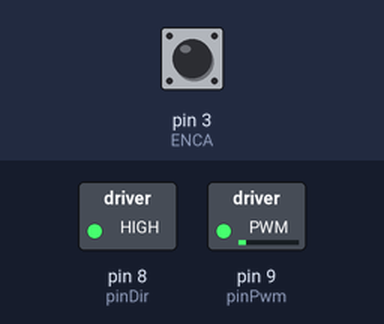
Bench run of a program on a simulated Arduino Mega 2560, built with avr-gcc and run on an emulated ATmega2560. On the bench: switched loads named in the program (green lamp = pin HIGH). The test bench sets the inputs (shaded band); at power-on: pin 3 (ENCA) HIGH. What the program prints to the serial monitor is not drawn.

Above: at 0.1 s.
Timing chart, 0 to 1.6 s (numbered marks = the images above):
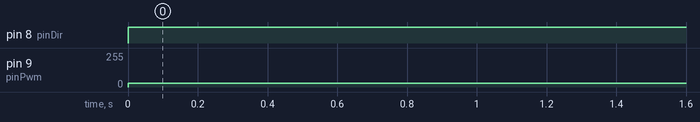

Measured:
- by itself, pin 8 (pinDir): LOW → HIGH at 0.00 s
- by itself, pin 9 (pinPwm): 0/255 → 30/255 at 0.00 s

The program:

main.cpp
```cpp
// // code  for PID of one motor with Cytron. PID for only position
#include <Arduino.h>
#include <util/atomic.h> // For the ATOMIC_BLOCK macro

// Motor control pins
const int pinPwm = 9;   // PWM connected to pin 5
const int pinDir = 8;   // DIR connected to pin 4

// Encoder pins
#define ENCA 3  // Encoder channel A connected to pin 3 (YELLOW)
#define ENCB 2  // Encoder channel B connected to pin 2 (WHITE)

/*******************************************************************************
 * PRIVATE GLOBAL VARIABLES                                                     *
 *******************************************************************************/
float Kp = 1.5;   // Proportional gain
float Ki = 5;   // Integral gain
float Kd = 0.1;   // Derivative gain

// float Kp = 1;   // Proportional gain
// float Ki = 0.00;   // Integral gain
// float Kd = 1.5;   // Derivative gain

// PID control variables
float integral = 0;
float previousError = 0;
unsigned long previousTime = 0;

// Position variable, marked volatile because it's used in an ISR
volatile long posi = 0;

// Desired
float targetAngle = 0.0;
long targetPosition = 0.0;

// Error threshold (deadband)
float errorThreshold = 10;  // Threshold in encoder counts
int PPR = 13;

/*******************************************************************************
 * FUNCTIONS                                                                    *
 *******************************************************************************/

void readEncoder();

void setup() {
  // Initialize the PWM and DIR pins as digital outputs.
  pinMode(pinPwm, OUTPUT);
  pinMode(pinDir, OUTPUT);

  // Initialize encoder pins
  pinMode(ENCA, INPUT_PULLUP);
  pinMode(ENCB, INPUT_PULLUP);

  // Attach interrupt for ENCA, triggered on a rising edge
  attachInterrupt(digitalPinToInterrupt(ENCA), readEncoder, RISING);

  Serial.begin(115200);  // Initialize serial communication

  // Serial.println("Enter target angle in degrees:");
}

void loop() {
  // Check if there is serial input available
  //if (Serial.available() > 0) {
    targetAngle = 720;  // Parse the input as a float
    targetPosition = (targetAngle * PPR * 174) / 360; // Convert angle to encoder counts

    // Reset PID control variables
    integral = 0;
    previousError = 0;
    previousTime = millis();
  //}

  // Read and print the encoder position immediately
  long pos = 0;
  ATOMIC_BLOCK(ATOMIC_RESTORESTATE) {
    pos = posi;  // Safely read the encoder position
  }

  // Calculate error in position
  long error = targetPosition - pos;

  // Debug: Print error and position for analysis
  // Serial.print(">Target Position: ");
  // Serial.println(targetPosition);
  // Serial.print(">Current Position: ");
  // Serial.println(pos);
  // Serial.print(">Error: ");
  // Serial.println(error);

  // If the error is within the threshold, stop the motor and keep it stopped
  if (abs(error) < errorThreshold) {
    analogWrite(pinPwm, 0);  // Stop the motor
    Serial.println("Motor stopped within threshold.");
    return;  // Exit the loop to avoid unnecessary calculations
  }

  // Calculate Delta time
  unsigned long currentTime = millis();
  float deltaTime = (currentTime - previousTime) / 1000.0;  // Convert to seconds

  // PID calculations
  float proportional = Kp * error;           // Proportional Term
  integral += error * deltaTime * Ki;        // Integral Term
  float derivative = 0;                      // Derivative Term

  if (deltaTime > 0) {
    derivative = Kd * (error - previousError) / deltaTime;
  }

  float PIDoutput1 = proportional + integral + derivative;  // PID Output
  float PIDoutput = constrain(PIDoutput1, -30, 30);  // Allow full range for bidirectional control

  // Determine the direction of the voltage
  if (PIDoutput > 0) {
    digitalWrite(pinDir, HIGH);  // CW direction
  } else {
    digitalWrite(pinDir, LOW);   // CCW direction
    PIDoutput = -PIDoutput;      // Use absolute value for PWM
  }

  // Apply the control output to the motor
  analogWrite(pinPwm, PIDoutput);

  // Update the previous values for the next loop iteration
  previousError = error;
  previousTime = currentTime;

  // Convert encoder counts back to degrees
  float currentAngle = (pos * 360) / (PPR * 174);
  float errorAngle = (error * 360) / (PPR * 174);
  // Send data to Teleplot
  Serial.print("> currentAngle:");
  Serial.println(currentAngle);
  Serial.print("> errorAngle:");
  Serial.println(errorAngle);
  Serial.print("> PIDoutput1:");
  Serial.println(PIDoutput);

  delay(10);  // Small delay to control the loop rate
}

void readEncoder() {
  int b = digitalRead(ENCB);  // Read the state of ENCA

  // Determine the direction of rotation
  if (b > 0) {
    posi++;  // Clockwise: Increment position
  } else {
    posi--;  // Counterclockwise: Decrement position
  }
}
```
